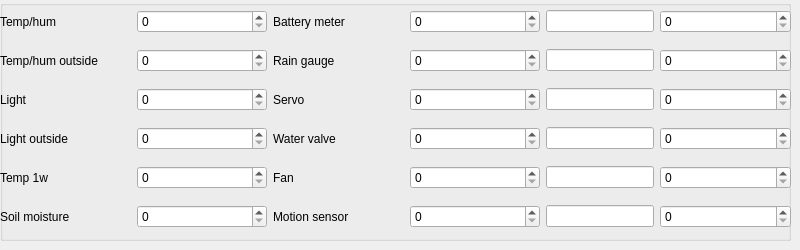
           <widget class="QWidget" name="tab_7">
            <attribute name="title">
             <string>GPIO</string>
            </attribute>
            <widget class="QGroupBox" name="groupBox_6">
             <property name="geometry">
              <rect>
               <x>0</x>
               <y>0</y>
               <width>791</width>
               <height>241</height>
              </rect>
             </property>
             <property name="title">
              <string/>
             </property>
             <widget class="QWidget" name="gridLayoutWidget_11">
              <property name="geometry">
               <rect>
                <x>0</x>
                <y>0</y>
                <width>791</width>
                <height>241</height>
               </rect>
              </property>
              <layout class="QGridLayout" name="gridLayout_11">
               <item row="1" column="3">
                <widget class="QLabel" name="label_11">
                 <property name="text">
                  <string>Rain gauge</string>
                 </property>
                </widget>
               </item>
               <item row="5" column="0">
                <widget class="QLabel" name="label_6">
                 <property name="text">
                  <string>Soil moisture</string>
                 </property>
                </widget>
               </item>
               <item row="4" column="0">
                <widget class="QLabel" name="label_5">
                 <property name="text">
                  <string>Temp 1w</string>
                 </property>
                </widget>
               </item>
               <item row="2" column="0">
                <widget class="QLabel" name="label_3">
                 <property name="text">
                  <string>Light</string>
                 </property>
                </widget>
               </item>
               <item row="3" column="0">
                <widget class="QLabel" name="label_4">
                 <property name="text">
                  <string>Light outside</string>
                 </property>
                </widget>
               </item>
               <item row="0" column="4">
                <widget class="QSpinBox" name="spinBox_29">
                 <property name="minimum">
                  <number>0</number>
                 </property>
                 <property name="maximum">
                  <number>40</number>
                 </property>
                </widget>
               </item>
               <item row="1" column="6">
                <widget class="QSpinBox" name="spinBox_25">
                 <property name="minimum">
                  <number>0</number>
                 </property>
                 <property name="maximum">
                  <number>40</number>
                 </property>
                </widget>
               </item>
               <item row="5" column="4">
                <widget class="QSpinBox" name="spinBox_35">
                 <property name="minimum">
                  <number>0</number>
                 </property>
                 <property name="maximum">
                  <number>40</number>
                 </property>
                </widget>
               </item>
               <item row="3" column="6">
                <widget class="QSpinBox" name="spinBox_27">
                 <property name="minimum">
                  <number>0</number>
                 </property>
                 <property name="maximum">
                  <number>40</number>
                 </property>
                </widget>
               </item>
               <item row="0" column="6">
                <widget class="QSpinBox" name="spinBox_26">
                 <property name="minimum">
                  <number>0</number>
                 </property>
                 <property name="maximum">
                  <number>40</number>
                 </property>
                </widget>
               </item>
               <item row="5" column="6">
                <widget class="QSpinBox" name="spinBox_30">
                 <property name="minimum">
                  <number>0</number>
                 </property>
                 <property name="maximum">
                  <number>40</number>
                 </property>
                </widget>
               </item>
               <item row="4" column="4">
                <widget class="QSpinBox" name="spinBox_34">
                 <property name="minimum">
                  <number>0</number>
                 </property>
                 <property name="maximum">
                  <number>40</number>
                 </property>
                </widget>
               </item>
               <item row="4" column="6">
                <widget class="QSpinBox" name="spinBox_28">
                 <property name="minimum">
                  <number>0</number>
                 </property>
                 <property name="maximum">
                  <number>40</number>
                 </property>
                </widget>
               </item>
               <item row="2" column="4">
                <widget class="QSpinBox" name="spinBox_32">
                 <property name="minimum">
                  <number>0</number>
                 </property>
                 <property name="maximum">
                  <number>40</number>
                 </property>
                </widget>
               </item>
               <item row="1" column="2">
                <widget class="QSpinBox" name="spinBox_40">
                 <property name="minimum">
                  <number>0</number>
                 </property>
                 <property name="maximum">
                  <number>40</number>
                 </property>
                </widget>
               </item>
               <item row="2" column="2">
                <widget class="QSpinBox" name="spinBox_41">
                 <property name="minimum">
                  <number>0</number>
                 </property>
                 <property name="maximum">
                  <number>40</number>
                 </property>
                </widget>
               </item>
               <item row="3" column="2">
                <widget class="QSpinBox" name="spinBox_42">
                 <property name="minimum">
                  <number>0</number>
                 </property>
                 <property name="maximum">
                  <number>40</number>
                 </property>
                </widget>
               </item>
               <item row="5" column="2">
                <widget class="QSpinBox" name="spinBox_44">
                 <property name="minimum">
                  <number>0</number>
                 </property>
                 <property name="maximum">
                  <number>40</number>
                 </property>
                </widget>
               </item>
               <item row="3" column="4">
                <widget class="QSpinBox" name="spinBox_33">
                 <property name="minimum">
                  <number>0</number>
                 </property>
                 <property name="maximum">
                  <number>40</number>
                 </property>
                </widget>
               </item>
               <item row="0" column="2">
                <widget class="QSpinBox" name="spinBox_39">
                 <property name="minimum">
                  <number>0</number>
                 </property>
                 <property name="maximum">
                  <number>40</number>
                 </property>
                </widget>
               </item>
               <item row="2" column="6">
                <widget class="QSpinBox" name="spinBox_24">
                 <property name="minimum">
                  <number>0</number>
                 </property>
                 <property name="maximum">
                  <number>40</number>
                 </property>
                </widget>
               </item>
               <item row="1" column="4">
                <widget class="QSpinBox" name="spinBox_31">
                 <property name="minimum">
                  <number>0</number>
                 </property>
                 <property name="maximum">
                  <number>40</number>
                 </property>
                </widget>
               </item>
               <item row="4" column="2">
                <widget class="QSpinBox" name="spinBox_43">
                 <property name="minimum">
                  <number>0</number>
                 </property>
                 <property name="maximum">
                  <number>40</number>
                 </property>
                </widget>
               </item>
               <item row="0" column="5">
                <widget class="QLineEdit" name="lineEdit_3">
                 <property name="sizePolicy">
                  <sizepolicy hsizetype="Fixed" vsizetype="Fixed">
                   <horstretch>0</horstretch>
                   <verstretch>0</verstretch>
                  </sizepolicy>
                 </property>
                </widget>
               </item>
               <item row="1" column="5">
                <widget class="QLineEdit" name="lineEdit_4">
                 <property name="sizePolicy">
                  <sizepolicy hsizetype="Fixed" vsizetype="Fixed">
                   <horstretch>0</horstretch>
                   <verstretch>0</verstretch>
                  </sizepolicy>
                 </property>
                </widget>
               </item>
               <item row="2" column="5">
                <widget class="QLineEdit" name="lineEdit_5">
                 <property name="sizePolicy">
                  <sizepolicy hsizetype="Fixed" vsizetype="Fixed">
                   <horstretch>0</horstretch>
                   <verstretch>0</verstretch>
                  </sizepolicy>
                 </property>
                </widget>
               </item>
               <item row="3" column="5">
                <widget class="QLineEdit" name="lineEdit_6">
                 <property name="sizePolicy">
                  <sizepolicy hsizetype="Fixed" vsizetype="Fixed">
                   <horstretch>0</horstretch>
                   <verstretch>0</verstretch>
                  </sizepolicy>
                 </property>
                </widget>
               </item>
               <item row="4" column="5">
                <widget class="QLineEdit" name="lineEdit_7">
                 <property name="sizePolicy">
                  <sizepolicy hsizetype="Fixed" vsizetype="Fixed">
                   <horstretch>0</horstretch>
                   <verstretch>0</verstretch>
                  </sizepolicy>
                 </property>
                </widget>
               </item>
               <item row="5" column="5">
                <widget class="QLineEdit" name="lineEdit_8">
                 <property name="sizePolicy">
                  <sizepolicy hsizetype="Fixed" vsizetype="Fixed">
                   <horstretch>0</horstretch>
                   <verstretch>0</verstretch>
                  </sizepolicy>
                 </property>
                </widget>
               </item>
               <item row="0" column="0">
                <widget class="QLabel" name="label">
                 <property name="text">
                  <string>Temp/hum</string>
                 </property>
                </widget>
               </item>
               <item row="2" column="3">
                <widget class="QLabel" name="label_20">
                 <property name="text">
                  <string>Servo</string>
                 </property>
                </widget>
               </item>
               <item row="3" column="3">
                <widget class="QLabel" name="label_21">
                 <property name="text">
                  <string>Water valve</string>
                 </property>
                </widget>
               </item>
               <item row="0" column="3">
                <widget class="QLabel" name="label_10">
                 <property name="text">
                  <string>Battery meter</string>
                 </property>
                </widget>
               </item>
               <item row="1" column="0">
                <widget class="QLabel" name="label_2">
                 <property name="text">
                  <string>Temp/hum outside</string>
                 </property>
                </widget>
               </item>
               <item row="4" column="3">
                <widget class="QLabel" name="label_23">
                 <property name="text">
                  <string>Fan</string>
                 </property>
                </widget>
               </item>
               <item row="5" column="3">
                <widget class="QLabel" name="label_22">
                 <property name="text">
                  <string>Motion sensor</string>
                 </property>
                </widget>
               </item>
              </layout>
             </widget>
            </widget>
           </widget>
